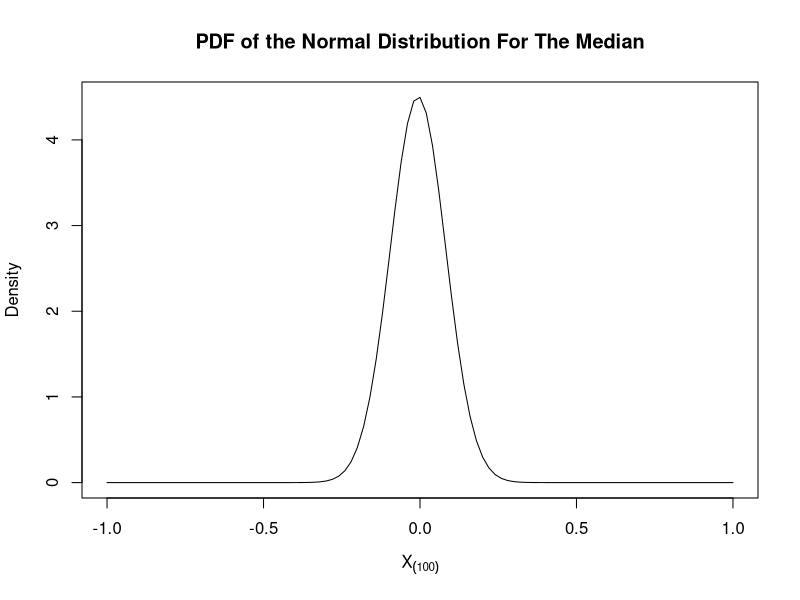
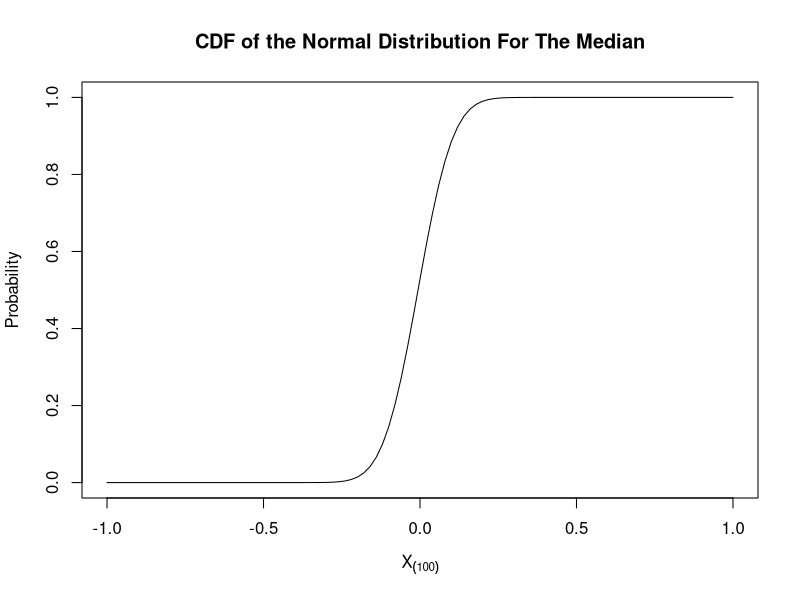
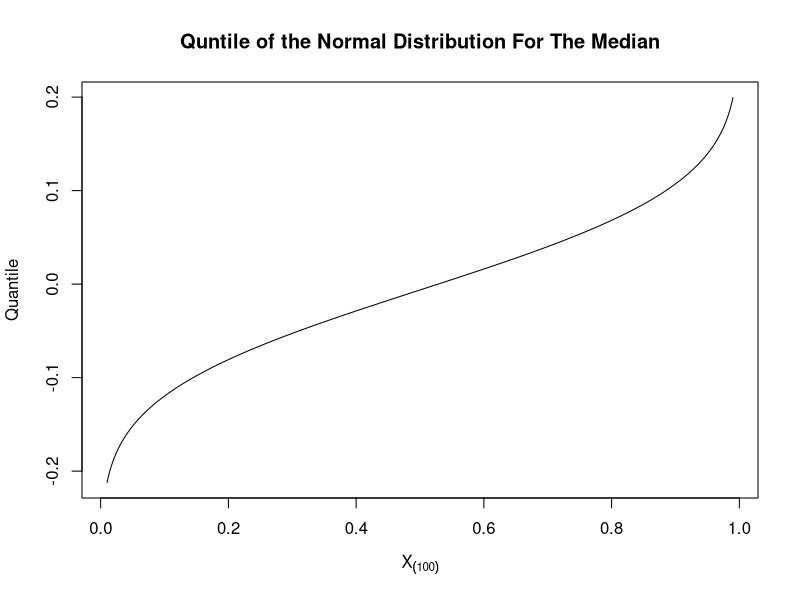
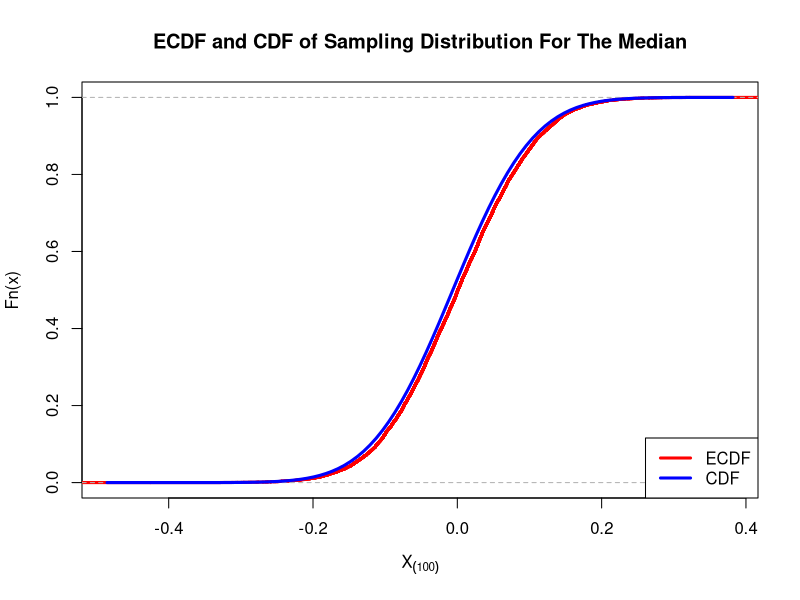
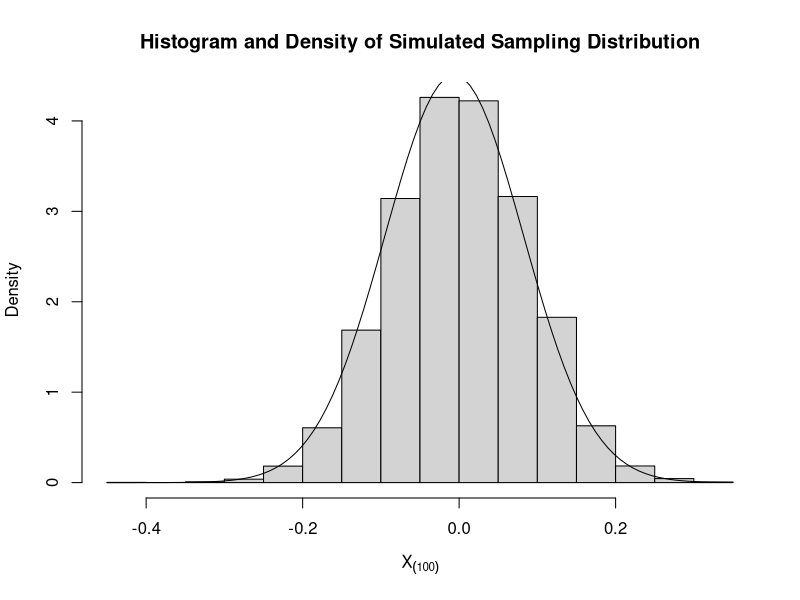
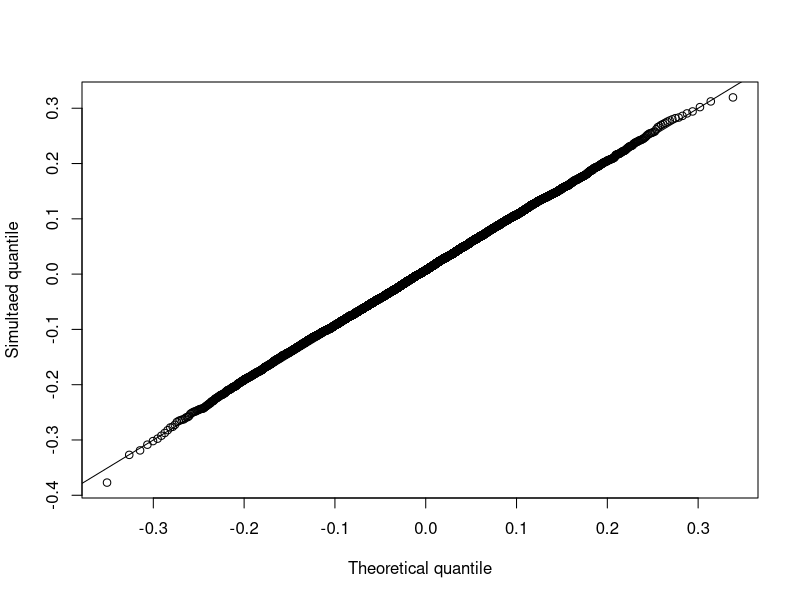
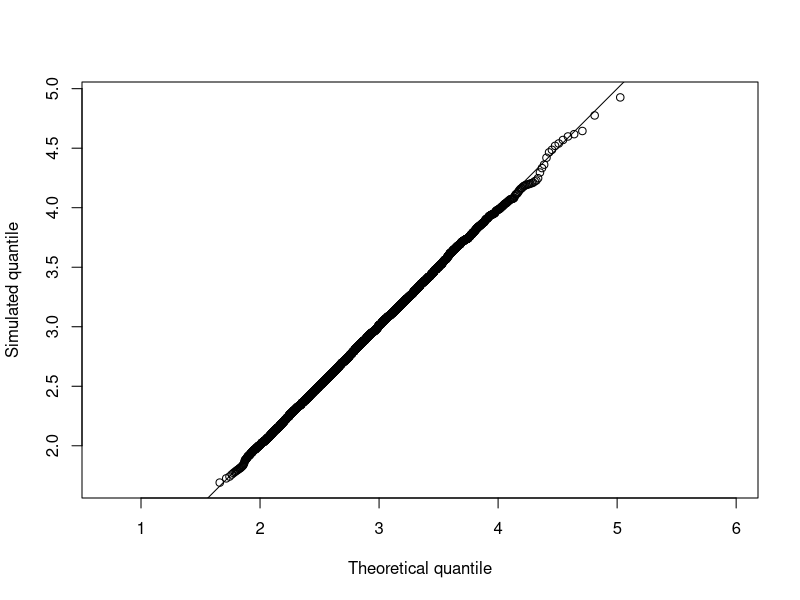
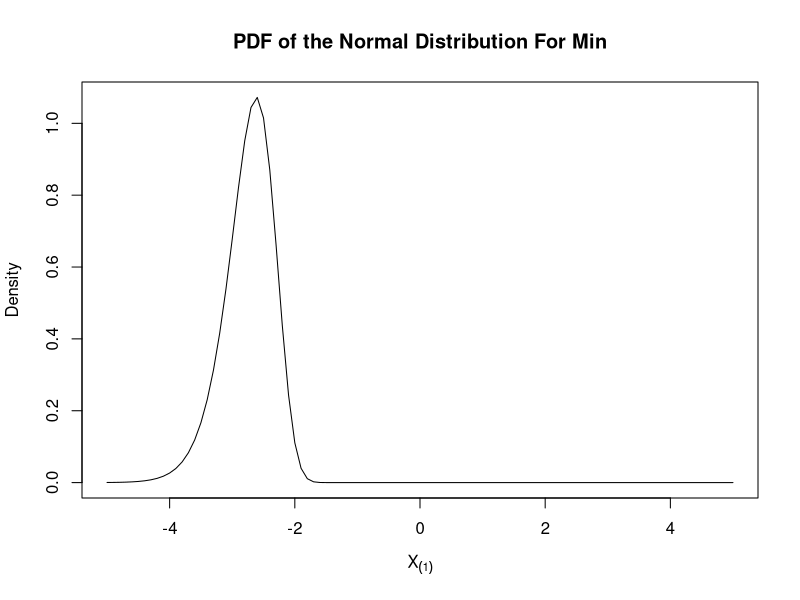

Reproduce these figures in R, in order.
## ---- chunk 1

dorder <- function(x){
    k<-100
    n<-200
    k*
  choose(n,k)*
  (pnorm(x))^(k-1)*
  (1-pnorm(x))^(n-k)*
  dnorm(x)
}

#plotting the PDF
curve(dorder(x), -1, 1,main = "PDF of the Normal Distribution For The Median", xlab = parse(text="X[(100)]"),ylab = "Density")

## ---- chunk 2
porder <- function(x){
    k<-100
    n<-200
  pbinom(k-1, n, pnorm(x), lower.tail = F)
}
curve(porder(x), -1, 1, main = "CDF of the Normal Distribution For The Median", xlab=parse(text="X[(100)]"),ylab = "Probability")

## ---- chunk 3
ps <- seq(0.01, 0.99, by = 0.001)
qs <- NA

qorder <- function(p){
  k <- 100
  n <- 200
  for(i in seq_along(p)){
    qs[i] <- uniroot(function(x) porder(x)-p[i], c(-10,10))$root
  }
  qs
}


plot(ps,qorder(ps),type = "l", main = "Quntile of the Normal Distribution For The Median", xlab = parse(text="X[(100)]"), ylab = "Quantile")
## ---- chunk 4

simulation.median<- NA

for(i in 1: 10000){
  simulation.median[i] <- median(rnorm(200))
}

ecdf <- ecdf(simulation.median)

plot(ecdf, do.points = F, col = "Red", lwd = 3, main = "ECDF and CDF of Sampling Distribution For The Median",xlab = parse(text="X[(100)]"))
curve(porder(x), add = T, col = "blue", lwd = 3)
legend(
  "bottomright", 
  c("ECDF", "CDF"),
  lwd = 3, 
  col = c("Red", "blue")
)
## ---- chunk 5
hist(simulation.median,freq = F,main= "Histogram and Density of Simulated Sampling Distribution",xlab = parse(text="X[(100)]"))
curve(dorder(x), add = T)
## ---- chunk 6
simulated_sample <- simulation.median
q_candidate <- qorder

p <- ppoints(10000)

x <- qorder(p)
y <- quantile(simulated_sample, probs = p)

plot(x,y,xlab = "Theoretical quantile", ylab = "Simultaed quantile")
abline(0,1)

## ---- chunk 7
# dorder
dorder <- function(x,k){
  n=200
  k*
  choose(n,k)*
  (pnorm(x))^(k-1)*
  (1-pnorm(x))^(n-k)*
  dnorm(x)
}

# porder
porder <- function(x,k){
  n=200
  pbinom(k-1, n, pnorm(x), lower.tail = F)
}

# qorder
ps <- seq(0.01, 0.99, by = 0.001)
qs <- NA

qorder <- function(p,k){
  n <- 200
  for(i in seq_along(p)){
    qs[i] <- uniroot(function(x,y) porder(x,k)-p[i], c(-10,10))$root
  }
  qs
}
## ---- chunk 8
simulation.max <- NA   # distribution of medians of the M times of simulation

for(i in 1:10000){
  simulation.max[i] <- max(rnorm(200))
}

simulated_sample <- simulation.max
q_candidate <- qorder

x <- qorder(p,k=200)
y <- quantile(simulated_sample, probs = p)

plot(x, y, asp = 1, xlab = "Theoretical quantile", ylab = "Simulated quantile")
abline(0, 1)
## ---- chunk 9
`%|%` <- function(a, b) paste0(a,b)

dorder <- function(x, k, dist = norm, ...) {
  pf <- get("p" %|% dist)
  df <- get("d" %|% dist)
  n <- 200
  k * choose(n, k) *
  (pf(x, ...)) ^ (k - 1) *
  (1 - pf(x, ...)) ^ (n - k) *
  df(x, ...)
}

porder <- function(x, k, dist = norm, ...){
  pf <- get("p" %|% dist)
  
  n <- 200
  pbinom(k-1, n, pf(x,...), lower.tail = FALSE)
}

qorder <- function(p, k){
  pf <- get("p" %|% dist)
  
  n <- 200
  for(i in seq_along(p)){
    med_dis[i] <- uniroot(function(x, y) porder(x, k, ...)-p[i], c(-10,10))$root
  }
  med_dis
}
## ---- chunk 10
curve(dorder(x, k = 1, dist = "norm"), -5, 5, xlab = parse(text="X[(1)]"), ylab = "Density", main= "PDF of the Normal Distribution For Min")
## ---- chunk 11
curve(porder(x, k = 1, dist = "norm"), -5, 5, xlab = parse(text="X[(1)]"), ylab = "Probability", main= "CDF of the Normal Distribution For Min")
